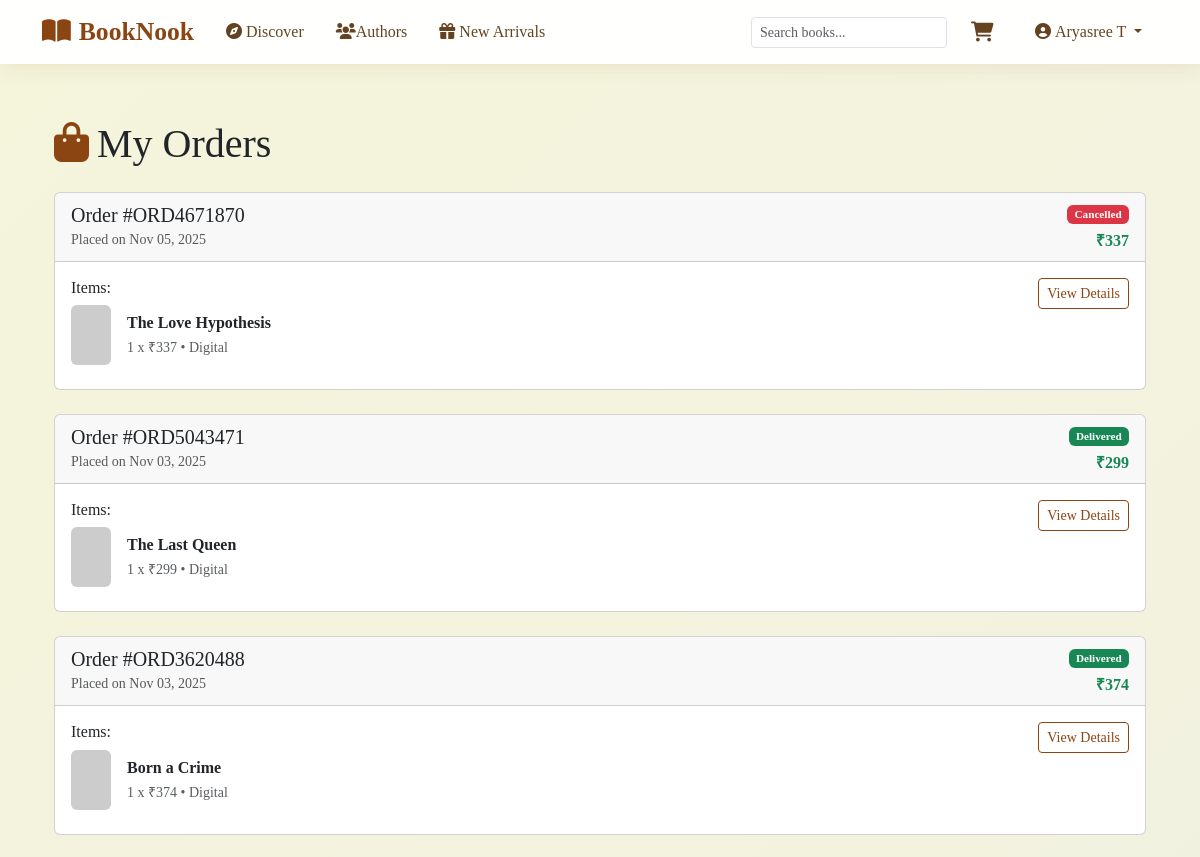
Page /orders/ (signed in, upper part) on the earlier database version.
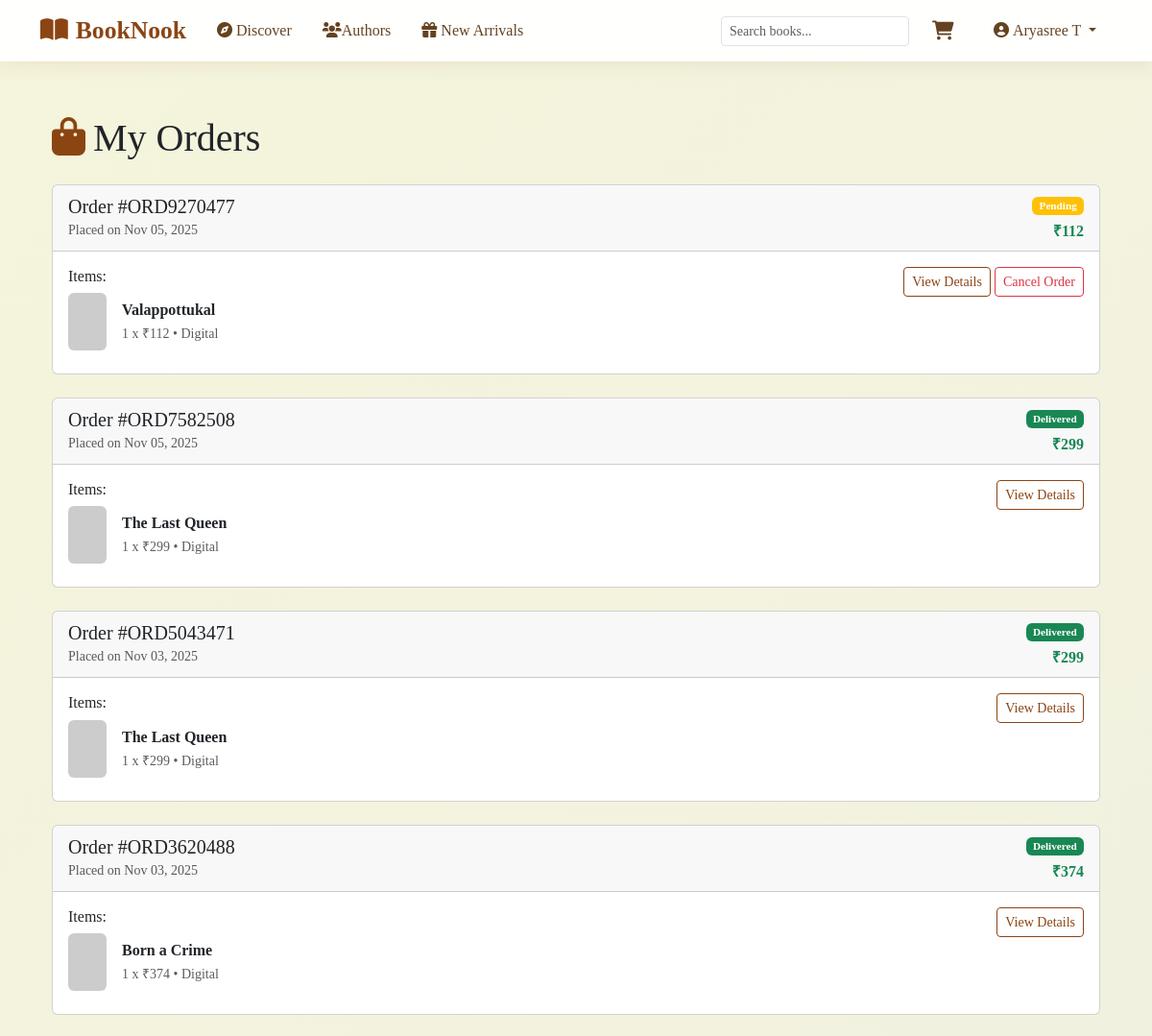
Same page on the later database version.
### bookapp/models.py (models this page shows, shortened)
class Order(models.Model):
    ORDER_STATUS = [
        ('pending', 'Pending'),
        ('confirmed', 'Confirmed'),
        ('processing', 'Processing'),
        ('shipped', 'Shipped'),
        ('delivered', 'Delivered'),
        ('cancelled', 'Cancelled'),
    ]
    PAYMENT_STATUS = [
        ('pending', 'Pending'),
        ('processing', 'Processing'),
        ('completed', 'Completed'),
        ('failed', 'Failed'),
        ('refunded', 'Refunded'),
    ]
    order_id = models.CharField(max_length=20, unique=True, primary_key=True)
    user = models.ForeignKey(User, on_delete=models.CASCADE, related_name='orders')
    total_amount = models.DecimalField(max_digits=10, decimal_places=2)
    shipping_address = models.TextField()
    payment_method = models.CharField(max_length=50, default='Credit Card')
    razorpay_order_id = models.CharField(max_length=100, blank=True)
    razorpay_payment_id = models.CharField(max_length=100, blank=True)
    order_status = models.CharField(max_length=20, choices=ORDER_STATUS, default='pending')
    payment_status = models.CharField(max_length=20, choices=PAYMENT_STATUS, default='pending')
    created_at = models.DateTimeField(auto_now_add=True)
    updated_at = models.DateTimeField(auto_now=True)
    paid_at = models.DateTimeField(null=True, blank=True)
    delivered_at = models.DateTimeField(null=True, blank=True)
    tracking_number = models.CharField(max_length=100, blank=True)
    shipping_carrier = models.CharField(max_length=50, blank=True)
    has_physical_books = models.BooleanField(default=False)

class OrderItem(models.Model):
    order = models.ForeignKey(Order, on_delete=models.CASCADE, related_name='items')
    book = models.ForeignKey(Book, on_delete=models.CASCADE)
    quantity = models.PositiveIntegerField(default=1)
    price = models.DecimalField(max_digits=8, decimal_places=2)  # Price at time of order
    book_type = models.CharField(max_length=10, choices=Book.BOOK_TYPES)  # Format chosen

class Book(models.Model):
    BOOK_TYPES = [
        ('digital', 'Digital'),
        ('physical', 'Physical'),
        ('both', 'Both'),
    ]
    isbn = models.CharField(max_length=20, primary_key=True)
    title = models.CharField(max_length=300)
    authors = models.ManyToManyField(Author, related_name='books')
    publication_year = models.IntegerField()
    price = models.DecimalField(max_digits=8, decimal_places=2)
    summary = models.TextField(blank=True)
    cover_image = models.URLField(blank=True)
    book_pdf = models.FileField(upload_to='book_pdfs/', null=True, blank=True)  # New PDF field
    tags = JSONField(default=list, blank=True)
    genre = models.ForeignKey(Genre, on_delete=models.SET_NULL, null=True, related_name='books')
    book_type = models.CharField(max_length=10, choices=BOOK_TYPES, default='both')
    stock = models.IntegerField(default=0)
    average_rating = models.DecimalField(
        max_digits=3,
        decimal_places=2,
        default=3.50,  # Start with a decent rating
        validators=[MinValueValidator(0), MaxValueValidator(5)]
    )
    rating_count = models.IntegerField(default=0)
    created_at = models.DateTimeField(null=True, blank=True)
    updated_at = models.DateTimeField(null=True, blank=True)
    class Meta:
        ordering = ['-publication_year', 'title']

### bookapp/views.py (the view)
# urls.py: path('orders/', views.order_list, name='order_list'),
@login_required
def order_list(request):
    orders = Order.objects.filter(user=request.user).order_by('-created_at')
    context = {
        'orders': orders
    }
    return render(request, 'orders/order_list.html', context)

### bookapp/models.py (called while the page is built)
    @property
    def total_items(self):
        return self.items.aggregate(total=Sum('quantity'))['total'] or 0

### bookapp/templates/orders/order_list.html (shortened to what this page needs)
{% extends 'base.html' %}
{% block content %}
<div class="container">
    <div class="row">
        <div class="col-12">
            <h1 class="mb-4">
                <i class="fas fa-shopping-bag text-brown me-2"></i>My Orders
            </h1>
        </div>
    </div>
    {% if orders %}
    <div class="row">
        <div class="col-12">
            {% for order in orders %}
            <div class="card mb-4">
                <div class="card-header d-flex justify-content-between align-items-center">
                    <div>
                        <h5 class="mb-0">Order #{{ order.order_id }}</h5>
                        <small class="text-muted">Placed on {{ order.created_at|date:"M d, Y" }}</small>
                    </div>
                    <div class="text-end">
                        <span class="badge bg-{% if order.order_status == 'delivered' %}success{% elif order.order_status == 'cancelled' %}danger{% else %}warning{% endif %}">
                            {{ order.get_order_status_display }}
                        </span>
                        <div class="mt-1">
                            <strong class="text-success">₹{{ order.total_amount|floatformat:0 }}</strong>
                        </div>
                    </div>
                </div>
                <div class="card-body">
                    <div class="row">
                        <div class="col-md-8">
                            <h6>Items:</h6>
                            {% for item in order.items.all|slice:":3" %}
                            <div class="d-flex align-items-center mb-2">
                                <img src="{{ item.book.cover_image }}"
                                     alt="{{ item.book.title }}"
                                     class="rounded me-3"
                                     style="width: 40px; height: 60px; object-fit: cover;"
                                     onerror="this.onerror=null; this.src='https://placehold.co/40x60/6c757d/white?text=No+Cover'">
                                <div>
                                    <div class="fw-bold">{{ item.book.title }}</div>
                                    <small class="text-muted">
                                        {{ item.quantity }} x ₹{{ item.price|floatformat:0 }} • {{ item.get_book_type_display }}
                                    </small>
                                </div>
                            </div>
                            {% endfor %}
                        </div>
                        <div class="col-md-4 text-end">
                            <a href="{% url 'order_detail' order.order_id %}" class="btn btn-outline-primary btn-sm">
                                View Details
                            </a>
                            {% if order.order_status == 'pending' or order.order_status == 'confirmed' %}
                            <a href="{% url 'cancel_order' order.order_id %}" class="btn btn-outline-danger btn-sm mt-md-2 mt-lg-0">
                                Cancel Order
                            </a>
                            {% endif %}
                        </div>
                    </div>
                </div>
            </div>
            {% endfor %}
        </div>
    </div>
    {% endif %}
</div>
{% endblock %}

Differences in the rows shown:
removed Order: order_id "ORD4671870", created_at "Nov 05, 2025", order_status "Cancelled", total_amount "337"
removed OrderItem: book "The Love Hypothesis", quantity "1", price "337", book_type "Digital", shown under "ORD4671870"
added Order: order_id "ORD9270477", created_at "Nov 05, 2025", order_status "Pending", total_amount "112", shows "Cancel Order"
added OrderItem: book "Valappottukal", quantity "1", price "112", book_type "Digital", shown under "ORD9270477"
added Order: order_id "ORD7582508", created_at "Nov 05, 2025", order_status "Delivered", total_amount "299"
added OrderItem: book "The Last Queen", quantity "1", price "299", book_type "Digital", shown under "ORD7582508"
